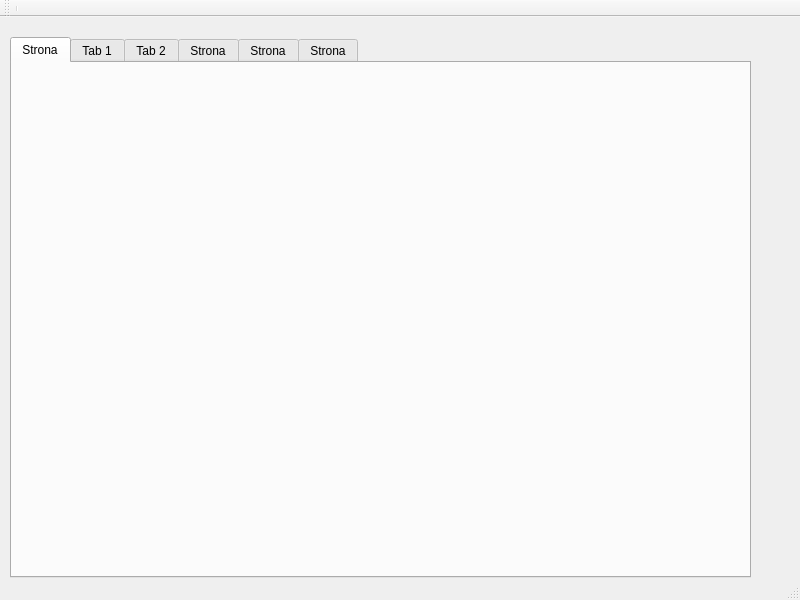
<?xml version="1.0" encoding="UTF-8"?>
<ui version="4.0">
 <class>MainWindow</class>
 <widget class="QMainWindow" name="MainWindow">
  <property name="geometry">
   <rect>
    <x>0</x>
    <y>0</y>
    <width>800</width>
    <height>600</height>
   </rect>
  </property>
  <property name="windowTitle">
   <string>MainWindow</string>
  </property>
  <widget class="QWidget" name="centralwidget">
   <widget class="QTabWidget" name="rodowiskowe">
    <property name="enabled">
     <bool>true</bool>
    </property>
    <property name="geometry">
     <rect>
      <x>10</x>
      <y>20</y>
      <width>741</width>
      <height>541</height>
     </rect>
    </property>
    <property name="currentIndex">
     <number>0</number>
    </property>
    <widget class="QWidget" name="tab_3">
     <attribute name="title">
      <string>Strona</string>
     </attribute>
    </widget>
    <widget class="QWidget" name="Metryka">
     <property name="enabled">
      <bool>true</bool>
     </property>
     <attribute name="title">
      <string>Tab 1</string>
     </attribute>
     <widget class="QGroupBox" name="groupBox">
      <property name="geometry">
       <rect>
        <x>29</x>
        <y>29</y>
        <width>201</width>
        <height>61</height>
       </rect>
      </property>
      <property name="title">
       <string>Numer Sprawy</string>
      </property>
      <widget class="QLineEdit" name="lineEdit">
       <property name="geometry">
        <rect>
         <x>0</x>
         <y>30</y>
         <width>191</width>
         <height>23</height>
        </rect>
       </property>
       <property name="text">
        <string>L4-L41.0000.000.2020.0000</string>
       </property>
      </widget>
     </widget>
     <widget class="QGroupBox" name="groupBox_2">
      <property name="geometry">
       <rect>
        <x>30</x>
        <y>110</y>
        <width>201</width>
        <height>61</height>
       </rect>
      </property>
      <property name="title">
       <string>Typ</string>
      </property>
      <widget class="QLineEdit" name="lineEdit_2">
       <property name="geometry">
        <rect>
         <x>0</x>
         <y>30</y>
         <width>191</width>
         <height>23</height>
        </rect>
       </property>
       <property name="text">
        <string>aaaa</string>
       </property>
      </widget>
     </widget>
     <widget class="QGroupBox" name="groupBox_3">
      <property name="geometry">
       <rect>
        <x>30</x>
        <y>190</y>
        <width>201</width>
        <height>61</height>
       </rect>
      </property>
      <property name="title">
       <string>Numer Seryjny</string>
      </property>
      <widget class="QLineEdit" name="lineEdit_3">
       <property name="geometry">
        <rect>
         <x>0</x>
         <y>30</y>
         <width>191</width>
         <height>23</height>
        </rect>
       </property>
       <property name="text">
        <string>0000</string>
       </property>
      </widget>
     </widget>
     <widget class="QGroupBox" name="groupBox_4">
      <property name="geometry">
       <rect>
        <x>30</x>
        <y>260</y>
        <width>201</width>
        <height>61</height>
       </rect>
      </property>
      <property name="title">
       <string>Operator</string>
      </property>
      <widget class="QLineEdit" name="lineEdit_4">
       <property name="geometry">
        <rect>
         <x>0</x>
         <y>30</y>
         <width>191</width>
         <height>23</height>
        </rect>
       </property>
       <property name="text">
        <string>0000</string>
       </property>
      </widget>
     </widget>
     <widget class="QGroupBox" name="groupBox_5">
      <property name="geometry">
       <rect>
        <x>280</x>
        <y>30</y>
        <width>331</width>
        <height>281</height>
       </rect>
      </property>
      <property name="title">
       <string>Punkty pomiarowe</string>
      </property>
      <widget class="QPlainTextEdit" name="plainTextEdit">
       <property name="geometry">
        <rect>
         <x>20</x>
         <y>30</y>
         <width>281</width>
         <height>231</height>
        </rect>
       </property>
      </widget>
     </widget>
     <widget class="QGroupBox" name="groupBox_6">
      <property name="geometry">
       <rect>
        <x>30</x>
        <y>350</y>
        <width>201</width>
        <height>81</height>
       </rect>
      </property>
      <property name="title">
       <string>Kompensacja</string>
      </property>
      <widget class="QCheckBox" name="checkBox">
       <property name="geometry">
        <rect>
         <x>10</x>
         <y>20</y>
         <width>141</width>
         <height>21</height>
        </rect>
       </property>
       <property name="text">
        <string>Z kompensacja</string>
       </property>
      </widget>
      <widget class="QCheckBox" name="checkBox_2">
       <property name="geometry">
        <rect>
         <x>10</x>
         <y>50</y>
         <width>85</width>
         <height>21</height>
        </rect>
       </property>
       <property name="text">
        <string>CheckBox</string>
       </property>
      </widget>
     </widget>
    </widget>
    <widget class="QWidget" name="Punkty">
     <attribute name="title">
      <string>Tab 2</string>
     </attribute>
     <widget class="QGraphicsView" name="graphicsView">
      <property name="geometry">
       <rect>
        <x>30</x>
        <y>30</y>
        <width>541</width>
        <height>341</height>
       </rect>
      </property>
     </widget>
     <widget class="QGroupBox" name="groupBox_7">
      <property name="geometry">
       <rect>
        <x>30</x>
        <y>380</y>
        <width>261</width>
        <height>111</height>
       </rect>
      </property>
      <property name="title">
       <string>Interferometr Wzorcowy</string>
      </property>
      <widget class="QWidget" name="layoutWidget">
       <property name="geometry">
        <rect>
         <x>20</x>
         <y>20</y>
         <width>211</width>
         <height>80</height>
        </rect>
       </property>
       <layout class="QVBoxLayout" name="verticalLayout">
        <item>
         <widget class="QSlider" name="horizontalSlider">
          <property name="orientation">
           <enum>Qt::Horizontal</enum>
          </property>
         </widget>
        </item>
        <item>
         <widget class="QSlider" name="horizontalSlider_2">
          <property name="orientation">
           <enum>Qt::Horizontal</enum>
          </property>
         </widget>
        </item>
        <item>
         <widget class="QSlider" name="horizontalSlider_3">
          <property name="orientation">
           <enum>Qt::Horizontal</enum>
          </property>
         </widget>
        </item>
        <item>
         <widget class="QSlider" name="horizontalSlider_4">
          <property name="orientation">
           <enum>Qt::Horizontal</enum>
          </property>
         </widget>
        </item>
       </layout>
      </widget>
     </widget>
     <widget class="QGroupBox" name="groupBox_8">
      <property name="geometry">
       <rect>
        <x>310</x>
        <y>380</y>
        <width>261</width>
        <height>111</height>
       </rect>
      </property>
      <property name="title">
       <string>Interferometr Wzorcowany</string>
      </property>
      <widget class="QWidget" name="layoutWidget">
       <property name="geometry">
        <rect>
         <x>20</x>
         <y>20</y>
         <width>211</width>
         <height>80</height>
        </rect>
       </property>
       <layout class="QVBoxLayout" name="verticalLayout_2">
        <item>
         <widget class="QSlider" name="horizontalSlider_5">
          <property name="orientation">
           <enum>Qt::Horizontal</enum>
          </property>
         </widget>
        </item>
        <item>
         <widget class="QSlider" name="horizontalSlider_6">
          <property name="orientation">
           <enum>Qt::Horizontal</enum>
          </property>
         </widget>
        </item>
        <item>
         <widget class="QSlider" name="horizontalSlider_7">
          <property name="orientation">
           <enum>Qt::Horizontal</enum>
          </property>
         </widget>
        </item>
        <item>
         <widget class="QSlider" name="horizontalSlider_8">
          <property name="orientation">
           <enum>Qt::Horizontal</enum>
          </property>
         </widget>
        </item>
       </layout>
      </widget>
     </widget>
    </widget>
    <widget class="QWidget" name="Temperatury">
     <property name="toolTip">
      <string>&lt;html&gt;&lt;head/&gt;&lt;body&gt;&lt;p&gt;Temperatury&lt;/p&gt;&lt;/body&gt;&lt;/html&gt;</string>
     </property>
     <attribute name="title">
      <string>Strona</string>
     </attribute>
     <widget class="QWidget" name="layoutWidget">
      <property name="geometry">
       <rect>
        <x>70</x>
        <y>50</y>
        <width>398</width>
        <height>261</height>
       </rect>
      </property>
      <layout class="QHBoxLayout" name="horizontalLayout">
       <item>
        <widget class="QGroupBox" name="groupBox_9">
         <property name="title">
          <string>Warunki przed pomiarem</string>
         </property>
         <widget class="QGroupBox" name="groupBox_10">
          <property name="geometry">
           <rect>
            <x>20</x>
            <y>30</y>
            <width>125</width>
            <height>51</height>
           </rect>
          </property>
          <property name="title">
           <string>Temperatura C</string>
          </property>
          <widget class="QLineEdit" name="lineEdit_5">
           <property name="geometry">
            <rect>
             <x>0</x>
             <y>20</y>
             <width>125</width>
             <height>23</height>
            </rect>
           </property>
          </widget>
         </widget>
         <widget class="QGroupBox" name="groupBox_11">
          <property name="geometry">
           <rect>
            <x>20</x>
            <y>100</y>
            <width>125</width>
            <height>51</height>
           </rect>
          </property>
          <property name="title">
           <string>Ciśnienie hPa</string>
          </property>
          <widget class="QLineEdit" name="lineEdit_6">
           <property name="geometry">
            <rect>
             <x>0</x>
             <y>20</y>
             <width>125</width>
             <height>23</height>
            </rect>
           </property>
          </widget>
         </widget>
         <widget class="QGroupBox" name="groupBox_12">
          <property name="geometry">
           <rect>
            <x>20</x>
            <y>180</y>
            <width>125</width>
            <height>51</height>
           </rect>
          </property>
          <property name="title">
           <string>Wilgotność %</string>
          </property>
          <widget class="QLineEdit" name="lineEdit_7">
           <property name="geometry">
            <rect>
             <x>0</x>
             <y>20</y>
             <width>125</width>
             <height>23</height>
            </rect>
           </property>
          </widget>
         </widget>
        </widget>
       </item>
       <item>
        <widget class="QGroupBox" name="groupBox_13">
         <property name="title">
          <string>Warunki przed pomiarem</string>
         </property>
         <widget class="QGroupBox" name="groupBox_14">
          <property name="geometry">
           <rect>
            <x>20</x>
            <y>30</y>
            <width>125</width>
            <height>51</height>
           </rect>
          </property>
          <property name="title">
           <string>Temperatura C</string>
          </property>
          <widget class="QLineEdit" name="lineEdit_8">
           <property name="geometry">
            <rect>
             <x>0</x>
             <y>20</y>
             <width>125</width>
             <height>23</height>
            </rect>
           </property>
          </widget>
         </widget>
         <widget class="QGroupBox" name="groupBox_15">
          <property name="geometry">
           <rect>
            <x>20</x>
            <y>100</y>
            <width>125</width>
            <height>51</height>
           </rect>
          </property>
          <property name="title">
           <string>Ciśnienie hPa</string>
          </property>
          <widget class="QLineEdit" name="lineEdit_9">
           <property name="geometry">
            <rect>
             <x>0</x>
             <y>20</y>
             <width>125</width>
             <height>23</height>
            </rect>
           </property>
          </widget>
         </widget>
         <widget class="QGroupBox" name="groupBox_16">
          <property name="geometry">
           <rect>
            <x>20</x>
            <y>180</y>
            <width>125</width>
            <height>51</height>
           </rect>
          </property>
          <property name="title">
           <string>Wilgotność %</string>
          </property>
          <widget class="QLineEdit" name="lineEdit_10">
           <property name="geometry">
            <rect>
             <x>0</x>
             <y>20</y>
             <width>125</width>
             <height>23</height>
            </rect>
           </property>
          </widget>
         </widget>
        </widget>
       </item>
      </layout>
     </widget>
    </widget>
    <widget class="QWidget" name="tab">
     <attribute name="title">
      <string>Strona</string>
     </attribute>
     <widget class="QwtPlot" name="qwtPlot">
      <property name="geometry">
       <rect>
        <x>50</x>
        <y>60</y>
        <width>581</width>
        <height>200</height>
       </rect>
      </property>
     </widget>
     <widget class="QPushButton" name="pushButton">
      <property name="geometry">
       <rect>
        <x>80</x>
        <y>330</y>
        <width>161</width>
        <height>23</height>
       </rect>
      </property>
      <property name="text">
       <string>Zbierz punkt pomiarowy</string>
      </property>
     </widget>
     <widget class="QPushButton" name="pushButton_2">
      <property name="geometry">
       <rect>
        <x>310</x>
        <y>330</y>
        <width>111</width>
        <height>23</height>
       </rect>
      </property>
      <property name="text">
       <string>Następny punkt</string>
      </property>
     </widget>
     <widget class="QPushButton" name="pushButton_3">
      <property name="geometry">
       <rect>
        <x>310</x>
        <y>370</y>
        <width>111</width>
        <height>23</height>
       </rect>
      </property>
      <property name="text">
       <string>Poprzedni punkt</string>
      </property>
     </widget>
     <widget class="QPushButton" name="pushButton_4">
      <property name="geometry">
       <rect>
        <x>80</x>
        <y>370</y>
        <width>201</width>
        <height>23</height>
       </rect>
      </property>
      <property name="text">
       <string>Usuń ostatni punkt pomiarowy</string>
      </property>
     </widget>
     <widget class="QGroupBox" name="groupBox_17">
      <property name="geometry">
       <rect>
        <x>500</x>
        <y>330</y>
        <width>171</width>
        <height>61</height>
       </rect>
      </property>
      <property name="title">
       <string>Aktualny punkt pomiarowy</string>
      </property>
      <widget class="QLabel" name="label">
       <property name="geometry">
        <rect>
         <x>18</x>
         <y>30</y>
         <width>81</width>
         <height>20</height>
        </rect>
       </property>
       <property name="text">
        <string>TextLabel</string>
       </property>
      </widget>
     </widget>
    </widget>
    <widget class="QWidget" name="tab_2">
     <attribute name="title">
      <string>Strona</string>
     </attribute>
     <widget class="QPushButton" name="pushButton_5">
      <property name="geometry">
       <rect>
        <x>150</x>
        <y>130</y>
        <width>451</width>
        <height>291</height>
       </rect>
      </property>
      <property name="text">
       <string>Utwórz Raport</string>
      </property>
     </widget>
    </widget>
   </widget>
  </widget>
  <widget class="QStatusBar" name="statusbar"/>
  <widget class="QToolBar" name="toolBar">
   <property name="windowTitle">
    <string>toolBar</string>
   </property>
   <attribute name="toolBarArea">
    <enum>TopToolBarArea</enum>
   </attribute>
   <attribute name="toolBarBreak">
    <bool>false</bool>
   </attribute>
   <addaction name="separator"/>
  </widget>
 </widget>
 <customwidgets>
  <customwidget>
   <class>QwtPlot</class>
   <extends>QFrame</extends>
   <header>qwt_plot.h</header>
  </customwidget>
 </customwidgets>
 <resources/>
 <connections/>
</ui>
